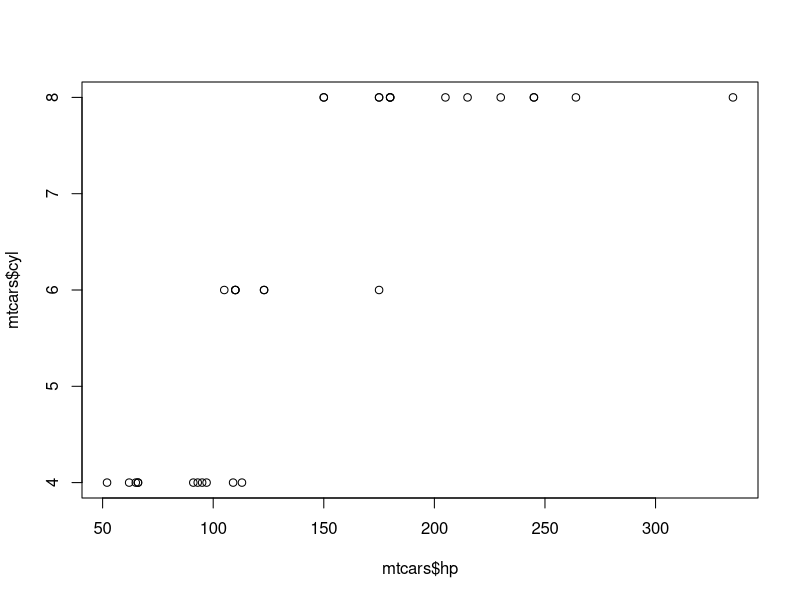
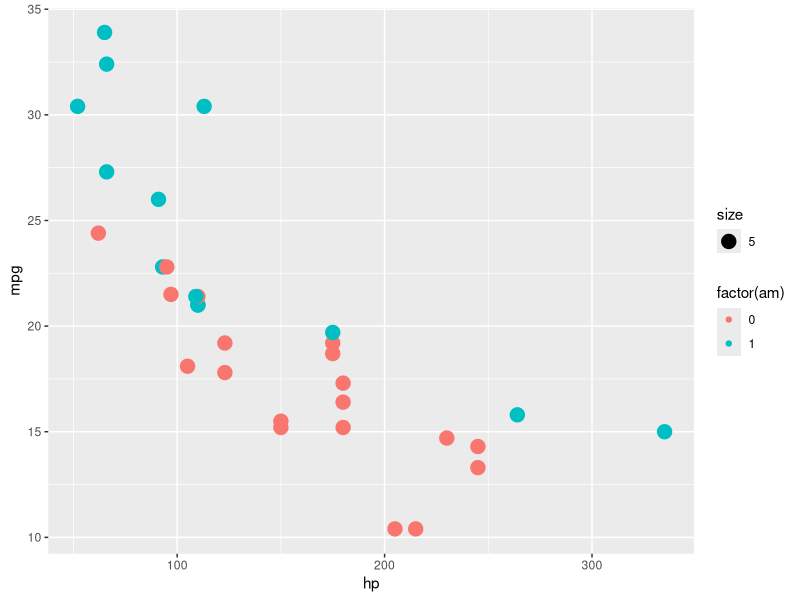

Source code (R) for these figures, in order:
##### Support Vector Machine ###

plot(mtcars$hp, mtcars$cyl)

library(ggplot2)

ggplot(mtcars, aes(x = hp, y = mpg, col = factor(am), size = 5))+
  geom_point()


### C and Gamma
# Higher the C more accurate we are trying to make or "higher fitting model"

library(e1071)
View(iris)

model = svm(iris$Species~., data = iris)
summary(model)
iris$predictions = predict(model, iris)
View(iris)
#Confusion Matrix
table(Species = iris$Species, pred = iris$predictions)
#Species      setosa versicolor virginica
#setosa         50          0         0
#versicolor      0         48         2
#virginica       0          2        48
4/150
148/150

# Try  with different cost
# Higher cost is over fitting of model. Do not override cost in general
model = svm(iris$Species~., data = iris, cost = 100)
iris$predictions = predict(model, iris)
table(Species = iris$Species, pred = iris$predictions)
#Species      setosa versicolor virginica
#setosa         50          0         0
#versicolor      0         49         1
#virginica       0          0        50

iris$predictions = NULL;
training = iris[sample(seq_len(nrow(iris)), size = 100),]
testing = iris[sample(seq_len(nrow(iris)), size = 50),]
View(training)
View(testing)

# Apply on training data
model1 = svm(training$Species~., data = training)
table(training$Species, predict(model1))
model100 = svm(training$Species~., data = training, cost = 100)
table(training$Species, predict(model100))
model1000 = svm(training$Species~., data = training, cost = 1000)
table(training$Species, predict(model1000))

# apply on testing data
model100 = svm(testing$Species~., data = testing, cost = 100)
table(testing$Species, predict(model100))
model1000 = svm(testing$Species~., data = testing, cost = 1000)
table(testing$Species, predict(model1000))
